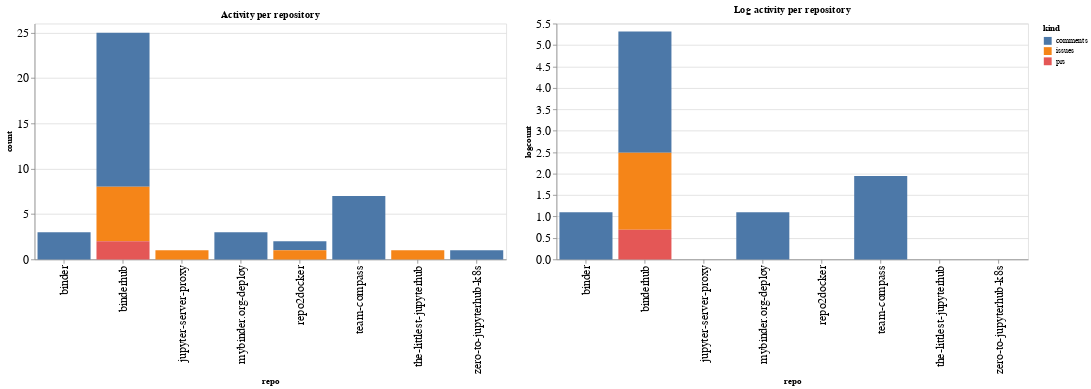

The notebook cell this image was saved under:
### Code cell
ch1 = alt.Chart(repo_summaries, width=600, title="Activity per repository").mark_bar().encode(
    x='repo',
    y='count',
    color='kind',
    tooltip="kind"
)

ch2 = alt.Chart(repo_summaries, width=600, title="Log activity per repository").mark_bar().encode(
    x='repo',
    y='logcount',
    color='kind',
    tooltip="kind"
)

ch1 | ch2

### Figure 1 — Vega-Lite specification as saved in the notebook (floating-point values rounded to 4 significant figures)
{"config": {"axisLeft": {"labelFontSize": 15}, "axisBottom": {"labelFontSize": 15}}, "hconcat": [{"mark": "bar", "encoding": {"color": {"type": "nominal", "field": "kind"}, "tooltip": {"type": "nominal", "field": "kind"}, "x": {"type": "nominal", "field": "repo"}, "y": {"type": "quantitative", "field": "count"}}, "title": "Activity per repository", "width": 600}, {"mark": "bar", "encoding": {"color": {"type": "nominal", "field": "kind"}, "tooltip": {"type": "nominal", "field": "kind"}, "x": {"type": "nominal", "field": "repo"}, "y": {"type": "quantitative", "field": "logcount"}}, "title": "Log activity per repository", "width": 600}], "data": {"name": "data-24738ac241019556a07c130a13bfe249"}, "$schema": "https://vega.github.io/schema/vega-lite/v4.8.1.json", "datasets": {"data-24738ac241019556a07c130a13bfe249": [{"repo": "binder", "kind": "comments", "count": 3, "logcount": 1.099}, {"repo": "binderhub", "kind": "comments", "count": 17, "logcount": 2.833}, {"repo": "binderhub", "kind": "issues", "count": 6, "logcount": 1.792}, {"repo": "binderhub", "kind": "prs", "count": 2, "logcount": 0.6931}, {"repo": "jupyter-server-proxy", "kind": "issues", "count": 1, "logcount": 0.0}, {"repo": "mybinder.org-deploy", "kind": "comments", "count": 3, "logcount": 1.099}, {"repo": "repo2docker", "kind": "comments", "count": 1, "logcount": 0.0}, {"repo": "repo2docker", "kind": "issues", "count": 1, "logcount": 0.0}, {"repo": "team-compass", "kind": "comments", "count": 7, "logcount": 1.946}, {"repo": "the-littlest-jupyterhub", "kind": "issues", "count": 1, "logcount": 0.0}, {"repo": "zero-to-jupyterhub-k8s", "kind": "comments", "count": 1, "logcount": 0.0}]}}
